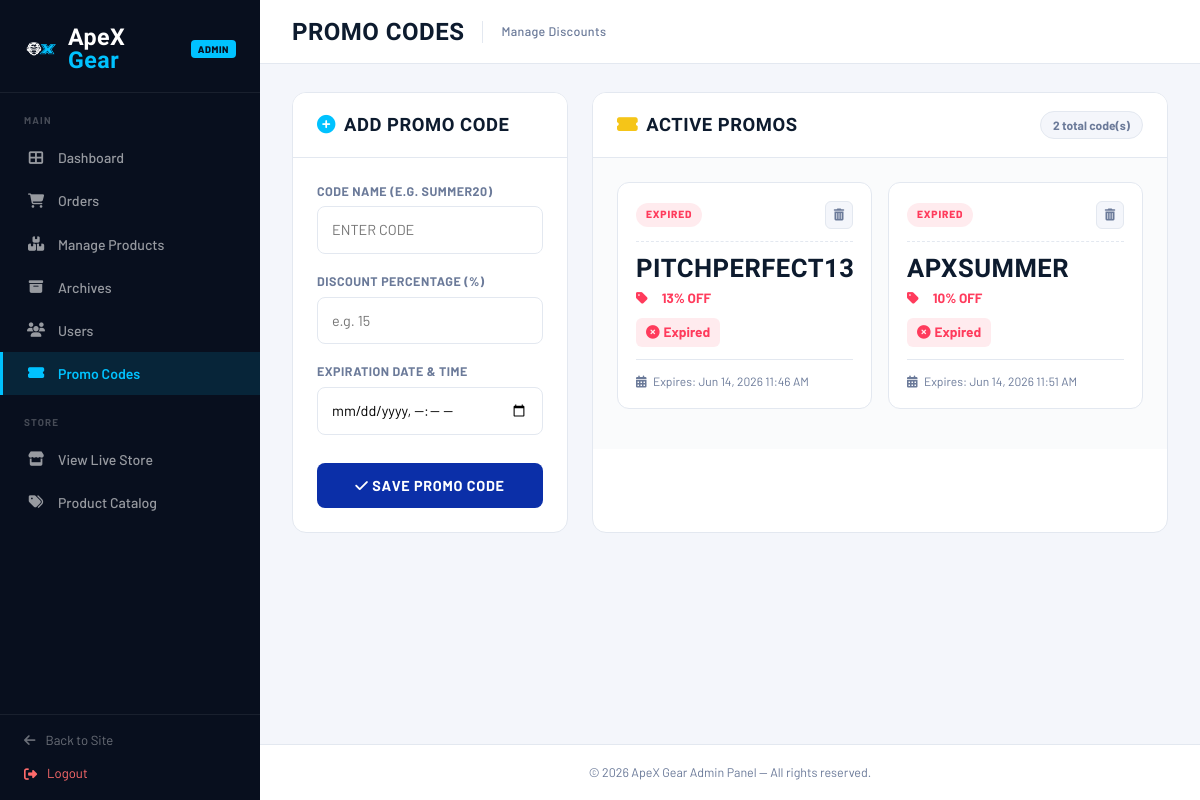
/admin/manage_deals.php (signed in), run on the app's committed database.
### tables this page shows
CREATE TABLE `coupon_code` (
  `coupon_id` int(11) NOT NULL,
  `code_name` varchar(50) NOT NULL,
  `discount_percentage` int(11) NOT NULL,
  `valid_until` datetime NOT NULL,
  `is_active` tinyint(1) NOT NULL DEFAULT 1
);

### admin/manage_deals.php (the view, shortened to what this page needs)
<?php
$db = new Database();
$conn = $db->getConnection();
$promoCodes = [];
$res = $conn->query("SELECT * FROM coupon_code ORDER BY is_active DESC, valid_until ASC");
if ($res) {
    while ($row = $res->fetch_assoc()) {
        $promoCodes[] = $row;
    }
}
$currentActivePromo = null;
?>
<!DOCTYPE html>
<html lang="en">
<head>
    <link href="https://cdn.jsdelivr.net/npm/bootstrap@5.3.3/dist/css/bootstrap.min.css" rel="stylesheet">
    <link href="https://cdnjs.cloudflare.com/ajax/libs/font-awesome/6.5.0/css/all.min.css" rel="stylesheet">
    <link href="../assets/css/style.css" rel="stylesheet">
    <link href="../assets/css/admin-style.css" rel="stylesheet">
</head>
<body>
<aside class="sidebar" id="sidebar">
    <a href="../index.php" class="sidebar-brand">
        <img src="../assets/images/ApeX Logo.png" alt="ApeX Gear">
        <div class="sidebar-brand-text"><span class="t1">ApeX </span><span class="t2">Gear</span></div>
        <span class="sidebar-badge">Admin</span>
    </a>
    <nav class="sidebar-nav">
        <div class="sidebar-section-label">Main</div>
        <a href="apex26admin.php"><i class="fas fa-th-large"></i> Dashboard</a>
        <a href="manage_orders.php">
            <i class="fas fa-shopping-cart"></i> Orders
        </a>
        <a href="manage_products.php"><i class="fas fa-boxes"></i> Manage Products</a>
        <a href="manage_archives.php"><i class="fas fa-archive"></i> Archives</a>
        <a href="manage_users.php"><i class="fas fa-users"></i> Users</a>
        <a href="manage_deals.php" class="active"><i class="fas fa-ticket-alt"></i> Promo Codes</a>
        <div class="sidebar-section-label">Store</div>
        <a href="../index.php" target="_blank"><i class="fas fa-store"></i> View Live Store</a>
        <a href="../index.php?page=products" target="_blank"><i class="fas fa-tags"></i> Product Catalog</a>
    </nav>
    <div class="sidebar-footer" style="display: flex; flex-direction: column; gap: 14px;">
        <a href="../index.php"><i class="fas fa-arrow-left"></i> Back to Site</a>
        <a href="admin_logout.php" style="color: #ff6b6b;"><i class="fas fa-sign-out-alt"></i> Logout</a>
    </div>
</aside>
<div class="main-wrap">
    <header class="topbar">
        <div class="topbar-left">
            <span class="topbar-title">Promo Codes</span>
            <span class="topbar-crumb">Manage Discounts</span>
        </div>
    </header>
    <main class="page-body">
        <div class="row g-4">
            <div class="col-lg-4">
                <div class="panel">
                    <div class="panel-header">
                        <span class="panel-title"><i class="fas fa-plus-circle" style="color:var(--accent);"></i> Add Promo Code</span>
                    </div>
                    <div class="panel-body">
                        <form method="POST">
                            <div class="form-group">
                                <label class="form-label" for="promo_code">Code Name (e.g. SUMMER20)</label>
                                <input type="text" class="apex-input" id="promo_code" name="code" placeholder="Enter code" required style="text-transform:uppercase;" <?php echo $currentActivePromo ? 'disabled' : ''; ?>>
                            </div>
                            <div class="form-group">
                                <label class="form-label" for="promo_disc">Discount Percentage (%)</label>
                                <input type="number" class="apex-input" id="promo_disc" name="discount" placeholder="e.g. 15" required min="1" max="100" <?php echo $currentActivePromo ? 'disabled' : ''; ?>>
                            </div>
                            <div class="form-group">
                                <label class="form-label" for="promo_expiry">Expiration Date & Time</label>
                                <input type="datetime-local" class="apex-input" id="promo_expiry" name="expiry" required min="<?php echo date('Y-m-d\TH:i'); ?>" <?php echo $currentActivePromo ? 'disabled' : ''; ?>>
                            </div>
                            <button type="submit" class="apex-btn" <?php echo $currentActivePromo ? 'disabled style="opacity:.5;cursor:not-allowed;"' : ''; ?>><i class="fas fa-check"></i> Save Promo Code</button>
                        </form>
                    </div>
                </div>
            </div>
            <div class="col-lg-8">
                <div class="panel">
                    <div class="panel-header">
                        <span class="panel-title"><i class="fas fa-ticket-alt" style="color:var(--warning);"></i> Active Promos</span>
                        <span style="background:var(--panel-bg);border:1px solid var(--border);border-radius:20px;font-size:.75rem;font-weight:700;padding:4px 12px;color:var(--text-muted);"><?php echo count($promoCodes); ?> total code(s)</span>
                    </div>
                    <div class="panel-body" style="background:#fafbfc;">
                        <?php if (empty($promoCodes)): ?>
                            <div style="text-align:center; padding:50px 10px; color:var(--text-muted); font-size:.9rem; border:2px dashed var(--border); border-radius:12px;">
                                <i class="fas fa-ticket-alt" style="font-size:2rem; opacity:0.3; display:block; margin-bottom:12px;"></i>
                                No promo codes available in the database.
                            </div>
                        <?php else: ?>
                            <div class="row g-3">
                            <?php foreach ($promoCodes as $p):
                                $notExpired = strtotime($p['valid_until']) > time();
                                $isActive = $notExpired && (int)$p['is_active'] === 1;
                                if (!$notExpired) {
                                    $statusClass = 'expired';
                                    $statusText  = 'Expired';
                                } elseif ($isActive) {
                                    $statusClass = 'active';
                                    $statusText  = 'Active';
                                } else {
                                    $statusClass = 'inactive';
                                    $statusText  = 'Inactive';
                                }
                            ?>
                                <div class="col-md-6">
                                    <div class="deal-card">
                                        <div class="deal-header">
                                            <span class="deal-badge <?php echo $statusClass; ?>" id="badge-<?php echo $p['coupon_id']; ?>" data-expiry="<?php echo strtotime($p['valid_until']); ?>"><?php echo $statusText; ?></span>
                                            <div style="display:flex; gap:8px;">
                                                <form method="POST" style="margin:0;" onsubmit="return confirm('Delete this promo code from the database?');">
                                                    <button type="submit" class="act-btn btn-del" title="Delete Promo"><i class="fas fa-trash-alt"></i></button>
                                                </form>
                                            </div>
                                        </div>
                                        <div class="deal-body">
                                            <div class="deal-code"><?php echo htmlspecialchars($p['code_name']); ?></div>
                                            <div class="deal-detail"><i class="fas fa-tag me-2" style="color:var(--danger);"></i> <strong style="color:var(--danger);"><?php echo $p['discount_percentage']; ?>% OFF</strong></div>
                                            <div class="deal-detail timer-display" data-expiry="<?php echo strtotime($p['valid_until']); ?>">
                                            </div>
                                            <div style="font-size:.75rem;color:var(--text-muted);margin-top:12px; border-top:1px solid var(--border); padding-top:12px;">
                                                <i class="fas fa-calendar-alt me-1"></i> Expires: <?php echo date('M d, Y h:i A', strtotime($p['valid_until'])); ?>
                                            </div>
                                        </div>
                                    </div>
                                </div>
                            <?php endforeach; ?>
                            </div>
                        <?php endif; ?>
                    </div>
                </div>
            </div>
        </div>
    </main>
    <footer style="padding:18px 32px;border-top:1px solid var(--border);background:var(--card-bg);text-align:center;">
        <p style="font-size:.78rem;color:var(--text-muted);margin:0;">© 2026 ApeX Gear Admin Panel — All rights reserved.</p>
    </footer>
</div>
</body>
</html>

### assets/css/style.css (style rules this page uses)
:root { --apex-blue: #0b2fa8; --apex-blue-mid: #1549d4; --apex-blue-lt: #2d6be4; --apex-accent: #00c2ff; --apex-dark: #060f2e; --apex-white: #ffffff; --apex-grey: #f0f4ff; --apex-border: #d0daf8; --apex-text: #1a1f3c; --apex-muted: #6b78a8; --nav-h: 64px; }
*, *::before, *::after { box-sizing: border-box; margin: 0; padding: 0; }
body { font-family: 'Barlow', sans-serif; color: var(--apex-text); background: var(--apex-white); display: flex; flex-direction: column; min-height: 100vh; }
.topbar { background: var(--apex-dark); color: #a0b0d8; font-size: .78rem; padding: 6px 0; letter-spacing: .03em; }
footer { background: var(--apex-dark); padding: 56px 0 0; color: rgba(255, 255, 255, .55); margin-top: auto; }

### admin/manage_deals.php (style rules this page uses)
:root { --sidebar-w: 260px; --sidebar-bg: #080f1e; --sidebar-hover: rgba(0,194,255,.08); --accent: #00c2ff; --panel-bg: #f4f6fb; --card-bg: #ffffff; --border: #e3e8f0; --text-main: #0d1b2e; --text-muted: #6b7a99; --blue: #0b2fa8; --danger: #ff3b5c; --success: #00d68f; --warning: #f5c518; }
*, *::before, *::after { box-sizing: border-box; margin: 0; padding: 0; }
body { font-family: 'Barlow', sans-serif; background: var(--panel-bg); color: var(--text-main); display: flex; min-height: 100vh; }
.panel { background: var(--card-bg); border: 1px solid var(--border); border-radius: 14px; overflow: hidden; height: 100%; }
.panel-header { padding: 18px 24px; border-bottom: 1px solid var(--border); display: flex; align-items: center; justify-content: space-between; background: #fff; }
.panel-title { font-family: 'Barlow Condensed', sans-serif; font-weight: 800; font-size: 1.15rem; text-transform: uppercase; display: flex; align-items: center; gap: 8px; }
.panel-body { padding: 24px; }
.deal-card { background: #fff; border: 1px solid var(--border); border-radius: 12px; padding: 18px; margin-bottom: 16px; position: relative; transition: transform .2s, box-shadow .2s; }
.deal-header { display: flex; justify-content: space-between; align-items: center; margin-bottom: 12px; padding-bottom: 12px; border-bottom: 1px dashed var(--border); }
.deal-badge { font-size: .65rem; font-weight: 800; text-transform: uppercase; letter-spacing: .08em; padding: 4px 10px; border-radius: 20px; }
.deal-badge.expired { background: rgba(255,59,92,.1); color: var(--danger); }
.act-btn { background: var(--panel-bg); border: 1px solid var(--border); border-radius: 6px; width: 28px; height: 28px; display: inline-flex; align-items: center; justify-content: center; cursor: pointer; color: var(--text-muted); transition: all .2s; }
.deal-code { font-family: 'Barlow Condensed', sans-serif; font-weight: 900; font-size: 1.6rem; color: var(--text-main); line-height: 1.1; margin-bottom: 6px; letter-spacing: .02em; }
.deal-detail { font-size: .84rem; color: var(--text-muted); display: flex; align-items: center; gap: 6px; margin-bottom: 4px; font-weight: 500; }
.form-group { margin-bottom: 18px; }
.form-label { display: block; font-size: .78rem; font-weight: 700; text-transform: uppercase; color: var(--text-muted); margin-bottom: 6px; letter-spacing: .04em; }
.apex-input { width: 100%; padding: 12px 14px; border: 1.5px solid var(--border); border-radius: 8px; font-size: .9rem; background: #fff; transition: border-color .2s; outline: none; }
.apex-btn { width: 100%; padding: 12px; background: var(--blue); color: #fff; border: none; border-radius: 8px; font-weight: 700; font-size: .9rem; text-transform: uppercase; letter-spacing: .05em; cursor: pointer; transition: background .2s; margin-top: 10px; }
.timer-display { display: flex; gap: 8px; margin-top: 10px; }

### data on the page
coupon_code: valid_until "EXPIRED", code_name "PITCHPERFECT13", discount_percentage "13", valid_until "Jun 14, 2026 11:46 AM"
coupon_code: valid_until "EXPIRED", code_name "APXSUMMER", discount_percentage "10", valid_until "Jun 14, 2026 11:51 AM"

### other printed values
count($promoCodes) "2"
